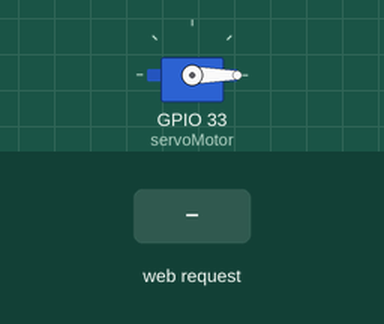
Recording of a sketch running on a simulated ESP32. Shown: servo. The test bench sets the inputs (shaded band). WiFi joins after 1.5 s; servers stay silent unless stated; what the sketch prints to the serial monitor is not drawn.

Above: at 3.2 s.
3.3 s: HTTP request GET /set-interval?interval=1 received
At 4.1 s:
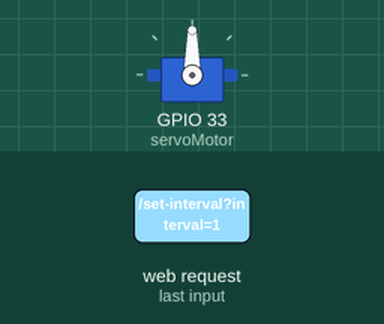
6.3 s: HTTP request GET /set-interval?interval=120 received
At 7.0 s:
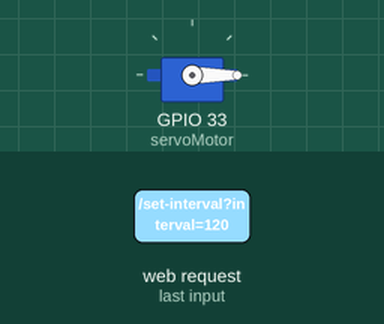
7.8 s: HTTP request GET /set-interval?interval=0 received
At 8.2 s:
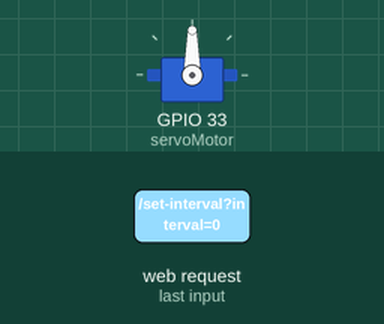
Timing chart, 0 to 10.8 s (numbered marks = the images above; inputs shaded):
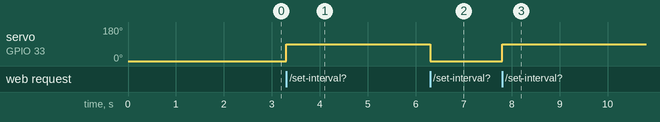

Measured:
- after the input at 3.3 s, servo on GPIO 33 (servoMotor): 0° → 90° at once
- after the input at 6.3 s, servo on GPIO 33 (servoMotor): 90° → 0° at once
- after the input at 7.8 s, servo on GPIO 33 (servoMotor): 0° → 90° at once

The sketch:

test_pakan_otomatis.ino
```cpp
#include <WiFi.h>
#include <WebServer.h>
#include <ESP32Servo.h>

// Wi-Fi Credentials
const char* ssid = "PLR 1";
const char* password = "minimalbayar";

// Web Server
WebServer server(80);

// Servo
Servo servoMotor;
int interval = 10; // Default interval 4 jam
unsigned long previousMillis = 0;
const long hourMillis = 1000; // 1 jam dalam milidetik

void handleRoot() {
  String html = R"rawliteral(
    <!DOCTYPE html>
    <html>
    <head>
      <title>Kontrol Pakan Otomatis</title>
    </head>
    <body>
      <h1>Pengaturan Pakan Otomatis</h1>
      <form action="/set-interval" method="GET">
        <label for="interval">Pilih Interval:</label>
        <select id="interval" name="interval">
          <option value="10">10 detik</option>
          <option value="20">20 detik</option>
          <option value="30">30 detik</option>
        </select>
        <button type="submit">Simpan</button>
      </form>
    </body>
    </html>
  )rawliteral";
  server.send(200, "text/html", html);
}

void handleSetInterval() {
  if (server.hasArg("interval")) {
    interval = server.arg("interval").toInt();
    if (interval == 10 || interval == 20 || interval == 30) {
      server.send(200, "text/plain", "Interval updated to " + String(interval) + " hours.");
    } else {
      server.send(400, "text/plain", "Invalid interval!");
    }
  } else {
    server.send(400, "text/plain", "Interval not set!");
  }
}

void feedFish() {
  servoMotor.write(90);  // Buka pakan
  delay(1000);           // Tunggu 1 detik
  servoMotor.write(0);   // Kembali ke posisi awal
}

void setup() {
  Serial.begin(9600);
  servoMotor.attach(33); // Servo di pin GPIO 13
  servoMotor.write(0);   // Posisi awal servo

  // Koneksi Wi-Fi
  WiFi.begin(ssid, password);
  while (WiFi.status() != WL_CONNECTED) {
    delay(1000);
    Serial.println("Connecting to WiFi...");
  }
  Serial.println("Connected to WiFi");
  Serial.println(WiFi.localIP());

  // Routing server
  server.on("/", handleRoot);
  server.on("/set-interval", handleSetInterval);
  server.begin();
}

void loop() {
  server.handleClient();

  // Kontrol servo berdasarkan interval
  unsigned long currentMillis = millis();
  if (currentMillis - previousMillis >= interval * hourMillis) {
    previousMillis = currentMillis;
    feedFish();
  }
}
```
